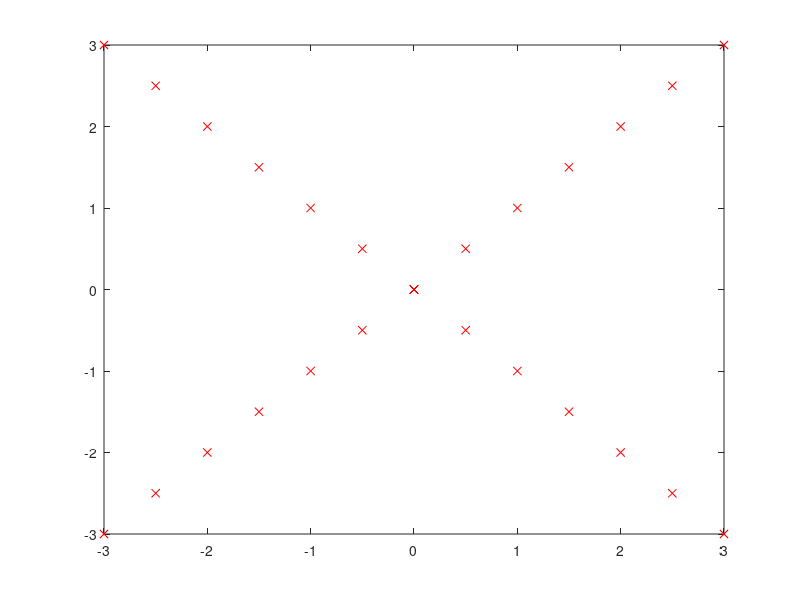

This figure's MATLAB source: (Note: this script raises an error after producing the figure.)

close all; clear all
%Lyapunov function

xinit = [ [(0:0.5:3) (0:0.5:3) -(0:0.5:3) -(0:0.5:3)]'  [(0:0.5:3) -(0:0.5:3) (0:0.5:3) -(0:0.5:3)]' ];
%xinit = [ [0.1 0.2; 4 4] ];% 14 initial points
figure(1)

plot( xinit(:,1), xinit(:,2), 'rx' ); 
hold on
    
for i = 1:28
  [ t, x ] = ode45( @FuncApplyLyapunov3, [ 0 20 ], xinit(i,:));
  figure(1)
  plot( x(:,1), x(:,2), '-' );
  drawnow
end

figure(2)
x1=[-4:0.04:4];
x2=x1;
[X1,X2]=meshgrid(x1,x2);
v=X1.^2 + X2.^2-4;
mesh(X1,X2,v);

hold on
[ t, x ] = ode45( @FuncApplyLyapunov3, [ 0 20 ], [3 0]);
x1=x(:,1);
x2=x(:,2);
Vi=x1.^2 + x2.^2;
plot3( x(:,1), x(:,2),Vi,'r-' );

mu=-1;
figure()
vdot=4*(4*mu*X1.^2 + mu*X2.^2)*(4*X1.^2 + X2.^2-4)*(4*X1.^2 + X2.^2-4);
mesh(X1,X2,vdot)

